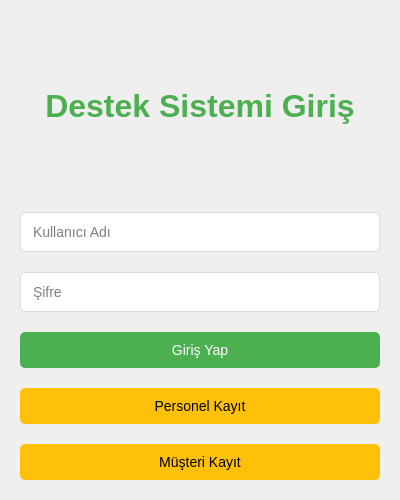
<?xml version="1.0" encoding="UTF-8"?>
<ui version="4.0">
 <class>LoginUI</class>
 <widget class="QWidget" name="LoginUI">
  <property name="geometry">
   <rect>
    <x>0</x>
    <y>0</y>
    <width>400</width>
    <height>500</height>
   </rect>
  </property>
  <property name="windowTitle">
   <string>Destek Sistemi Giriş</string>
  </property>
  <layout class="QVBoxLayout" name="verticalLayout">
   <property name="spacing">
    <number>20</number>
   </property>
   <property name="leftMargin">
    <number>20</number>
   </property>
   <property name="topMargin">
    <number>20</number>
   </property>
   <property name="rightMargin">
    <number>20</number>
   </property>
   <property name="bottomMargin">
    <number>20</number>
   </property>
   <item>
    <widget class="QLabel" name="title_label">
     <property name="font">
      <font>
       <family>Segoe UI</family>
       <pointsize>24</pointsize>
       <bold>true</bold>
      </font>
     </property>
     <property name="styleSheet">
      <string notr="true">color: #4CAF50;</string>
     </property>
     <property name="text">
      <string>Destek Sistemi Giriş</string>
     </property>
     <property name="alignment">
      <set>Qt::AlignCenter</set>
     </property>
    </widget>
   </item>
   <item>
    <widget class="QLineEdit" name="username_input">
     <property name="styleSheet">
      <string notr="true">QLineEdit {
    padding: 10px;
    border: 1px solid #ddd;
    border-radius: 5px;
    font-size: 14px;
}</string>
     </property>
     <property name="placeholderText">
      <string>Kullanıcı Adı</string>
     </property>
    </widget>
   </item>
   <item>
    <widget class="QLineEdit" name="password_input">
     <property name="echoMode">
      <enum>QLineEdit::Password</enum>
     </property>
     <property name="styleSheet">
      <string notr="true">QLineEdit {
    padding: 10px;
    border: 1px solid #ddd;
    border-radius: 5px;
    font-size: 14px;
}</string>
     </property>
     <property name="placeholderText">
      <string>Şifre</string>
     </property>
    </widget>
   </item>
   <item>
    <widget class="QPushButton" name="login_button">
     <property name="styleSheet">
      <string notr="true">QPushButton {
    background-color: #4CAF50;
    color: white;
    padding: 10px;
    border: none;
    border-radius: 5px;
    font-size: 14px;
}
QPushButton:hover {
    background-color: #45a049;
}</string>
     </property>
     <property name="text">
      <string>Giriş Yap</string>
     </property>
    </widget>
   </item>
   <item>
    <widget class="QPushButton" name="register_staff_button">
     <property name="styleSheet">
      <string notr="true">QPushButton {
    background-color: #FFC107;
    color: black;
    padding: 10px;
    border: none;
    border-radius: 5px;
    font-size: 14px;
}
QPushButton:hover {
    background-color: #e6ac00;
}</string>
     </property>
     <property name="text">
      <string>Personel Kayıt</string>
     </property>
    </widget>
   </item>
   <item>
    <widget class="QPushButton" name="register_customer_button">
     <property name="styleSheet">
      <string notr="true">QPushButton {
    background-color: #FFC107;
    color: black;
    padding: 10px;
    border: none;
    border-radius: 5px;
    font-size: 14px;
}
QPushButton:hover {
    background-color: #e6ac00;
}</string>
     </property>
     <property name="text">
      <string>Müşteri Kayıt</string>
     </property>
    </widget>
   </item>
  </layout>
 </widget>
 <resources/>
 <connections/>
</ui> 
